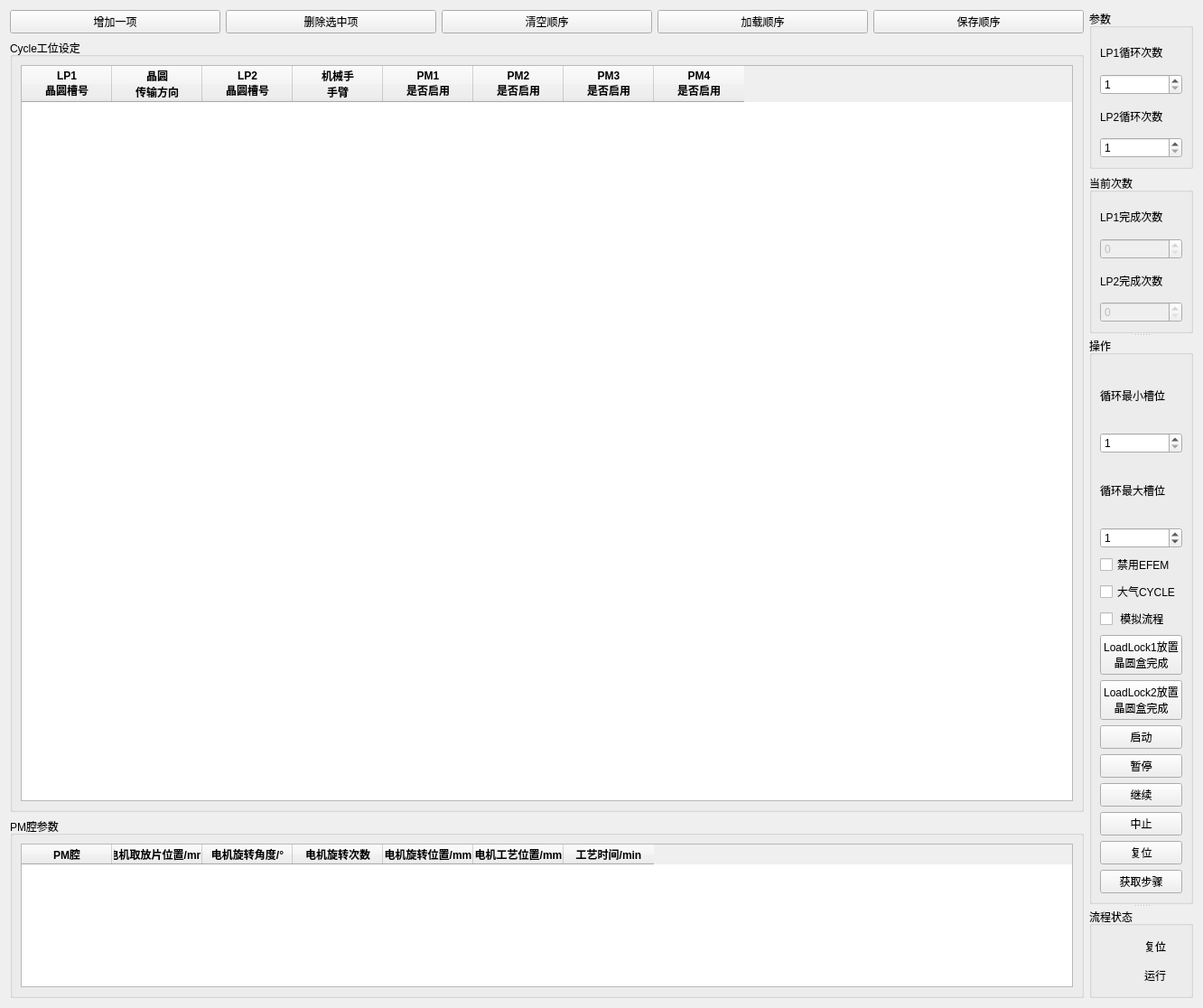
<?xml version="1.0" encoding="UTF-8"?>
<ui version="4.0">
 <class>SlotTransferCycleVTMWidget</class>
 <widget class="QWidget" name="SlotTransferCycleVTMWidget">
  <property name="geometry">
   <rect>
    <x>0</x>
    <y>0</y>
    <width>1332</width>
    <height>1116</height>
   </rect>
  </property>
  <property name="sizePolicy">
   <sizepolicy hsizetype="Expanding" vsizetype="Expanding">
    <horstretch>0</horstretch>
    <verstretch>0</verstretch>
   </sizepolicy>
  </property>
  <property name="windowTitle">
   <string>Form</string>
  </property>
  <layout class="QHBoxLayout" name="horizontalLayout_4">
   <item>
    <layout class="QVBoxLayout" name="verticalLayout">
     <item>
      <layout class="QHBoxLayout" name="horizontalLayout">
       <item>
        <widget class="QPushButton" name="add_an_item_pbt">
         <property name="text">
          <string>增加一项</string>
         </property>
        </widget>
       </item>
       <item>
        <widget class="QPushButton" name="delete_the_selected_item_pbt">
         <property name="text">
          <string>删除选中项</string>
         </property>
        </widget>
       </item>
       <item>
        <widget class="QPushButton" name="clear_sequence_pbt">
         <property name="text">
          <string>清空顺序</string>
         </property>
        </widget>
       </item>
       <item>
        <widget class="QPushButton" name="load_sequence_pbt">
         <property name="text">
          <string>加载顺序</string>
         </property>
        </widget>
       </item>
       <item>
        <widget class="QPushButton" name="save_sequence_pbt">
         <property name="text">
          <string>保存顺序</string>
         </property>
        </widget>
       </item>
      </layout>
     </item>
     <item>
      <widget class="QGroupBox" name="cycle_work_station_gbx">
       <property name="title">
        <string>Cycle工位设定</string>
       </property>
       <layout class="QHBoxLayout" name="horizontalLayout_3">
        <item>
         <widget class="QTableWidget" name="sequence_edit_tbw">
          <property name="minimumSize">
           <size>
            <width>600</width>
            <height>0</height>
           </size>
          </property>
          <property name="alternatingRowColors">
           <bool>true</bool>
          </property>
          <attribute name="horizontalHeaderVisible">
           <bool>true</bool>
          </attribute>
          <column>
           <property name="text">
            <string>LP1
晶圆槽号</string>
           </property>
           <property name="font">
            <font>
             <weight>75</weight>
             <bold>true</bold>
            </font>
           </property>
          </column>
          <column>
           <property name="text">
            <string>晶圆
传输方向</string>
           </property>
           <property name="font">
            <font>
             <weight>75</weight>
             <bold>true</bold>
            </font>
           </property>
          </column>
          <column>
           <property name="text">
            <string>LP2
晶圆槽号</string>
           </property>
           <property name="font">
            <font>
             <weight>75</weight>
             <bold>true</bold>
            </font>
           </property>
          </column>
          <column>
           <property name="text">
            <string>机械手
手臂</string>
           </property>
           <property name="font">
            <font>
             <weight>75</weight>
             <bold>true</bold>
            </font>
           </property>
          </column>
          <column>
           <property name="text">
            <string>PM1
是否启用</string>
           </property>
           <property name="font">
            <font>
             <weight>75</weight>
             <bold>true</bold>
            </font>
           </property>
          </column>
          <column>
           <property name="text">
            <string>PM2
是否启用</string>
           </property>
           <property name="font">
            <font>
             <weight>75</weight>
             <bold>true</bold>
            </font>
           </property>
          </column>
          <column>
           <property name="text">
            <string>PM3
是否启用</string>
           </property>
           <property name="font">
            <font>
             <weight>75</weight>
             <bold>true</bold>
            </font>
           </property>
          </column>
          <column>
           <property name="text">
            <string>PM4
是否启用</string>
           </property>
           <property name="font">
            <font>
             <weight>75</weight>
             <bold>true</bold>
            </font>
           </property>
          </column>
         </widget>
        </item>
       </layout>
      </widget>
     </item>
     <item>
      <widget class="QGroupBox" name="gbx_pm_parameter">
       <property name="maximumSize">
        <size>
         <width>16777215</width>
         <height>200</height>
        </size>
       </property>
       <property name="title">
        <string>PM腔参数</string>
       </property>
       <layout class="QHBoxLayout" name="horizontalLayout_2">
        <item>
         <widget class="QTableWidget" name="pm_cavity_param_edit_tbw">
          <property name="minimumSize">
           <size>
            <width>600</width>
            <height>0</height>
           </size>
          </property>
          <property name="maximumSize">
           <size>
            <width>16777215</width>
            <height>300</height>
           </size>
          </property>
          <property name="alternatingRowColors">
           <bool>true</bool>
          </property>
          <attribute name="horizontalHeaderVisible">
           <bool>true</bool>
          </attribute>
          <attribute name="verticalHeaderVisible">
           <bool>false</bool>
          </attribute>
          <column>
           <property name="text">
            <string>PM腔</string>
           </property>
           <property name="font">
            <font>
             <weight>75</weight>
             <bold>true</bold>
            </font>
           </property>
          </column>
          <column>
           <property name="text">
            <string>电机取放片位置/mm</string>
           </property>
           <property name="font">
            <font>
             <weight>75</weight>
             <bold>true</bold>
            </font>
           </property>
          </column>
          <column>
           <property name="text">
            <string>电机旋转角度/°</string>
           </property>
           <property name="font">
            <font>
             <weight>75</weight>
             <bold>true</bold>
            </font>
           </property>
          </column>
          <column>
           <property name="text">
            <string>电机旋转次数</string>
           </property>
           <property name="font">
            <font>
             <weight>75</weight>
             <bold>true</bold>
            </font>
           </property>
          </column>
          <column>
           <property name="text">
            <string>电机旋转位置/mm</string>
           </property>
           <property name="font">
            <font>
             <weight>75</weight>
             <bold>true</bold>
            </font>
           </property>
          </column>
          <column>
           <property name="text">
            <string>电机工艺位置/mm</string>
           </property>
           <property name="font">
            <font>
             <weight>75</weight>
             <bold>true</bold>
            </font>
           </property>
          </column>
          <column>
           <property name="text">
            <string>工艺时间/min</string>
           </property>
           <property name="font">
            <font>
             <weight>75</weight>
             <bold>true</bold>
            </font>
           </property>
          </column>
         </widget>
        </item>
       </layout>
      </widget>
     </item>
    </layout>
   </item>
   <item>
    <widget class="QSplitter" name="splitter_3">
     <property name="orientation">
      <enum>Qt::Vertical</enum>
     </property>
     <widget class="QWidget" name="layoutWidget">
      <layout class="QVBoxLayout" name="verticalLayout_3">
       <item>
        <widget class="QGroupBox" name="parameters_gbx">
         <property name="minimumSize">
          <size>
           <width>0</width>
           <height>80</height>
          </size>
         </property>
         <property name="title">
          <string>参数</string>
         </property>
         <layout class="QVBoxLayout" name="verticalLayout_4">
          <item>
           <widget class="QLabel" name="label">
            <property name="minimumSize">
             <size>
              <width>0</width>
              <height>20</height>
             </size>
            </property>
            <property name="text">
             <string>LP1循环次数</string>
            </property>
           </widget>
          </item>
          <item>
           <widget class="QSpinBox" name="cycle_setting_times_sbx">
            <property name="minimumSize">
             <size>
              <width>0</width>
              <height>20</height>
             </size>
            </property>
            <property name="minimum">
             <number>1</number>
            </property>
            <property name="maximum">
             <number>999999</number>
            </property>
           </widget>
          </item>
          <item>
           <widget class="QLabel" name="label_5">
            <property name="minimumSize">
             <size>
              <width>0</width>
              <height>20</height>
             </size>
            </property>
            <property name="text">
             <string>LP2循环次数</string>
            </property>
           </widget>
          </item>
          <item>
           <widget class="QSpinBox" name="cycle_setting_times_sbx_2">
            <property name="minimumSize">
             <size>
              <width>0</width>
              <height>20</height>
             </size>
            </property>
            <property name="minimum">
             <number>1</number>
            </property>
            <property name="maximum">
             <number>999999</number>
            </property>
           </widget>
          </item>
         </layout>
        </widget>
       </item>
       <item>
        <widget class="QGroupBox" name="cycle_gbx">
         <property name="minimumSize">
          <size>
           <width>0</width>
           <height>80</height>
          </size>
         </property>
         <property name="title">
          <string>当前次数</string>
         </property>
         <layout class="QVBoxLayout" name="verticalLayout_5">
          <item>
           <widget class="QLabel" name="label_2">
            <property name="minimumSize">
             <size>
              <width>0</width>
              <height>20</height>
             </size>
            </property>
            <property name="text">
             <string>LP1完成次数</string>
            </property>
           </widget>
          </item>
          <item>
           <widget class="QSpinBox" name="cycle_finished_times_spx">
            <property name="enabled">
             <bool>false</bool>
            </property>
            <property name="minimumSize">
             <size>
              <width>0</width>
              <height>20</height>
             </size>
            </property>
            <property name="maximum">
             <number>9999</number>
            </property>
           </widget>
          </item>
          <item>
           <widget class="QLabel" name="label_6">
            <property name="minimumSize">
             <size>
              <width>0</width>
              <height>20</height>
             </size>
            </property>
            <property name="text">
             <string>LP2完成次数</string>
            </property>
           </widget>
          </item>
          <item>
           <widget class="QSpinBox" name="cycle_finished_times_spx_2">
            <property name="enabled">
             <bool>false</bool>
            </property>
            <property name="minimumSize">
             <size>
              <width>0</width>
              <height>20</height>
             </size>
            </property>
            <property name="maximum">
             <number>9999</number>
            </property>
           </widget>
          </item>
         </layout>
        </widget>
       </item>
      </layout>
     </widget>
     <widget class="QSplitter" name="splitter">
      <property name="orientation">
       <enum>Qt::Vertical</enum>
      </property>
      <widget class="QSplitter" name="splitter_2">
       <property name="orientation">
        <enum>Qt::Vertical</enum>
       </property>
       <widget class="QGroupBox" name="groupBox">
        <property name="title">
         <string>操作</string>
        </property>
        <layout class="QVBoxLayout" name="verticalLayout_2">
         <item>
          <widget class="QLabel" name="label_4">
           <property name="text">
            <string>循环最小槽位</string>
           </property>
          </widget>
         </item>
         <item>
          <widget class="QSpinBox" name="spb_min">
           <property name="minimum">
            <number>1</number>
           </property>
          </widget>
         </item>
         <item>
          <widget class="QLabel" name="label_3">
           <property name="text">
            <string>循环最大槽位</string>
           </property>
          </widget>
         </item>
         <item>
          <widget class="QSpinBox" name="spb_max">
           <property name="maximum">
            <number>99</number>
           </property>
           <property name="value">
            <number>1</number>
           </property>
          </widget>
         </item>
         <item>
          <widget class="QCheckBox" name="disabledefem">
           <property name="text">
            <string>禁用EFEM</string>
           </property>
          </widget>
         </item>
         <item>
          <widget class="QCheckBox" name="enableAtmosphere">
           <property name="text">
            <string>大气CYCLE</string>
           </property>
          </widget>
         </item>
         <item>
          <widget class="QCheckBox" name="simulation_cbx">
           <property name="text">
            <string> 模拟流程</string>
           </property>
          </widget>
         </item>
         <item>
          <widget class="QPushButton" name="loadlock1_put_cassette_finished_pbt">
           <property name="text">
            <string>LoadLock1放置
晶圆盒完成</string>
           </property>
          </widget>
         </item>
         <item>
          <widget class="QPushButton" name="loadlock2_put_cassette_finished_pbt">
           <property name="text">
            <string>LoadLock2放置
晶圆盒完成</string>
           </property>
          </widget>
         </item>
         <item>
          <widget class="QPushButton" name="execute_pbt">
           <property name="maximumSize">
            <size>
             <width>16777215</width>
             <height>16777215</height>
            </size>
           </property>
           <property name="text">
            <string>启动</string>
           </property>
          </widget>
         </item>
         <item>
          <widget class="QPushButton" name="pause_pbt">
           <property name="maximumSize">
            <size>
             <width>16777215</width>
             <height>16777215</height>
            </size>
           </property>
           <property name="text">
            <string>暂停</string>
           </property>
          </widget>
         </item>
         <item>
          <widget class="QPushButton" name="continue_pbt">
           <property name="text">
            <string>继续</string>
           </property>
          </widget>
         </item>
         <item>
          <widget class="QPushButton" name="abort_pbt">
           <property name="maximumSize">
            <size>
             <width>16777215</width>
             <height>16777215</height>
            </size>
           </property>
           <property name="text">
            <string>中止</string>
           </property>
          </widget>
         </item>
         <item>
          <widget class="QPushButton" name="reset_pbt">
           <property name="maximumSize">
            <size>
             <width>16777215</width>
             <height>16777215</height>
            </size>
           </property>
           <property name="text">
            <string>复位</string>
           </property>
          </widget>
         </item>
         <item>
          <widget class="QPushButton" name="get_step_pbt">
           <property name="text">
            <string>获取步骤</string>
           </property>
          </widget>
         </item>
        </layout>
       </widget>
       <widget class="QGroupBox" name="groupBox_2">
        <property name="title">
         <string>流程状态</string>
        </property>
        <layout class="QGridLayout" name="gridLayout">
         <item row="1" column="1">
          <widget class="QLabel" name="run_status">
           <property name="text">
            <string>运行</string>
           </property>
          </widget>
         </item>
         <item row="0" column="1">
          <widget class="QLabel" name="reset_status">
           <property name="text">
            <string>复位</string>
           </property>
          </widget>
         </item>
         <item row="0" column="0">
          <widget class="LightButton" name="light_reset_pbt" native="true"/>
         </item>
         <item row="1" column="0">
          <widget class="LightButton" name="light_running_pbt" native="true"/>
         </item>
        </layout>
       </widget>
      </widget>
     </widget>
    </widget>
   </item>
  </layout>
 </widget>
 <customwidgets>
  <customwidget>
   <class>LightButton</class>
   <extends>QWidget</extends>
   <header location="global">lightbutton.h</header>
   <container>1</container>
  </customwidget>
 </customwidgets>
 <resources/>
 <connections/>
</ui>
